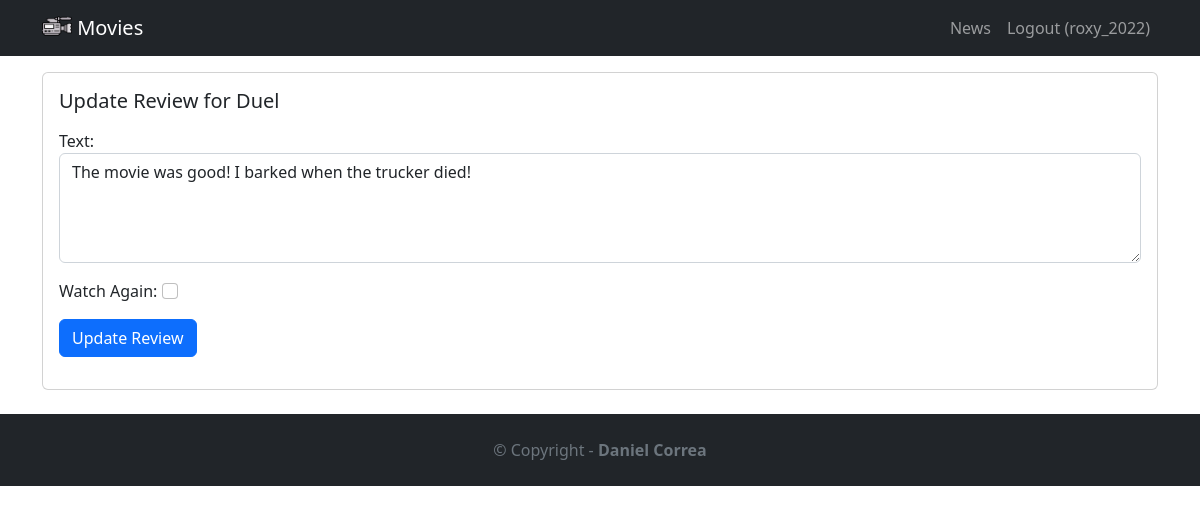
Page /movie/review/2 (signed in) on the committed database.
### movie/models.py (models this page shows, shortened)
class Review(models.Model):
    text = models.CharField(max_length=100)
    date = models.DateTimeField(auto_now_add=True)
    user = models.ForeignKey(User,on_delete=models.CASCADE)
    movie = models.ForeignKey(Movie,on_delete=models.CASCADE)
    watchAgain = models.BooleanField()

class Movie(models.Model):
    title = models.CharField(max_length=100)
    description = models.CharField(max_length=250)
    image = models.ImageField(upload_to='movie/images/')
    url = models.URLField(blank=True)

### movie/views.py (the view, shortened to what this page needs)
# urls.py: path('review/<int:review_id>', views.updatereview, name='updatereview'),
@login_required
def updatereview(request, review_id):
    review = get_object_or_404(Review,pk=review_id,user=request.user)
    if request.method == 'GET':
        form = ReviewForm(instance=review)
        return render(request, 'updatereview.html', {'review':review, 'form':form})

### movie/forms.py
class ReviewForm(ModelForm):
    def __init__(self, *args, **kwargs):
        super(ModelForm, self).__init__(*args, **kwargs)
        self.fields['text'].widget.attrs.update({'class':'form-control'})
        self.fields['watchAgain'].widget.attrs.update({'class':'form-check-input'})
    class Meta:
        model = Review
        fields = ['text', 'watchAgain']
        labels = {
            'watchAgain': ('Watch Again')
        }
        widgets = {
            'text': Textarea(attrs={'rows': 4}),
        }

### movie/templates/updatereview.html (shortened to what this page needs)
{% extends 'base.html' %}
{% block content %}
<div class="card mb-3">
    <div class="row g-0">
        <div>
            <div class="card-body">
                <h5 class="card-title">
                    Update Review for {{ review.movie.title }}
                </h5>
                <p class="card-text">
                    <form method="POST">
                        {{ form.as_p }}
                        <button type="submit" class="btn btn-primary">
                            Update Review
                        </button>
                    </form>
                </p>
            </div>
        </div>
    </div>
</div>
{% endblock %}

### moviereviews/templates/base.html (shortened to what this page needs)
<!DOCTYPE html>
<html lang="en">
<head>
    <link href="https://cdn.jsdelivr.net/npm/bootstrap@5.2.1/dist/css/bootstrap.min.css" rel="stylesheet">
</head>
<body>
    <nav class="navbar navbar-expand-lg navbar-dark bg-dark mb-3">
        <div class="container">
            <a href="{% url 'home' %}" class="navbar-brand">
                {% load static %}
                <img src="{% static 'images/camera.png' %}" alt="" width="30" height="24" class="d-inline-block align-text-top" />
                Movies
            </a>
            <div class="collapse navbar-collapse"
                id="navbarNavAltMarkup">
                <div class="navbar-nav ms-auto">
                    <a href="{% url 'news' %}" class="nav-link">News</a>
                    {% if user.is_authenticated %}
                        <a href="{% url 'logoutaccount' %}" class="nav-link">Logout ({{ user.username }})</a>
                    {% else %}
                        <a href="{% url 'loginaccount' %}" class="nav-link">Login</a>
                        <a href="{% url 'signupaccount' %}" class="nav-link">Sign Up</a>
                    {% endif %}
                </div>
            </div>
        </div>
    </nav>
    <div class="container">
        {% block content %}
        {% endblock %}
    </div>
    <footer class="text-center text-lg-start bg-dark text-muted mt-4">
        <div class="text-center p-4">
            © Copyright -
            <a href="https://twitter.com/danielgarax" class="text-reset fw-bold text-decoration-none" target="_blank">Daniel Correa</a>
        </div>
    </footer>
</body>
</html>

### rows in the picture
Review: movie "Duel", text "The movie was good! I barked when the trucker died!"

### other values in the picture
{{ user.username }} "roxy_2022"
